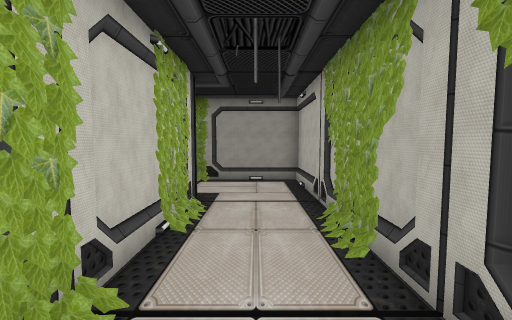
[1] (above)

24 first-person views from a walk through a scene from a Unity 3-D project. The camera is 1.4 m above the floor, tilts 4° down and sees 90° across. The floor is counted in squares, 1 m on a side. Each view is taken from the middle of a square. On the plan, view 1 faces up. The plan holds only what a view shows up to about 13 squares ahead; the rest is blank. The place goes on beyond the plan. The player character is not drawn.

[2]
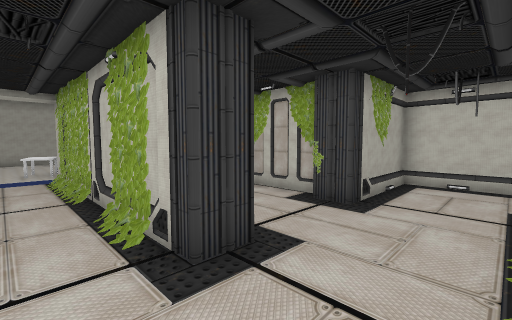

[3]
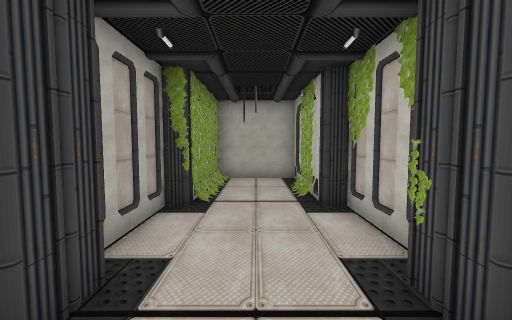

[4]
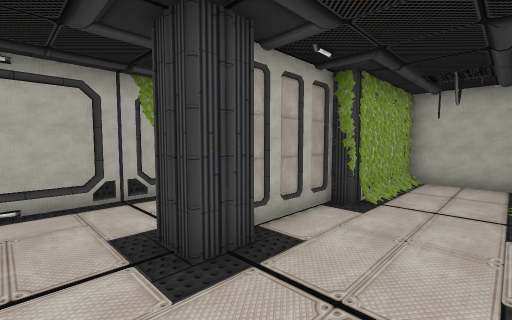

[5]
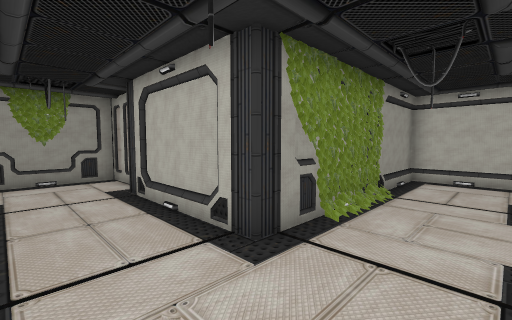

[6]
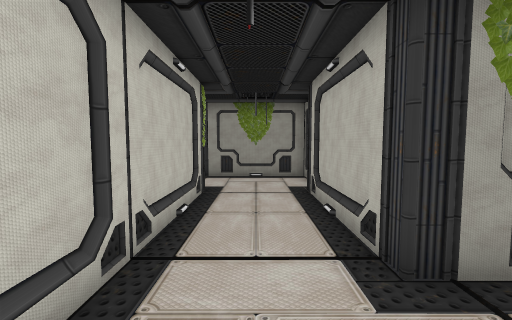

[7]
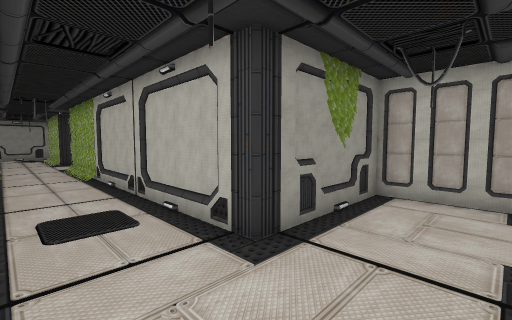

[8]
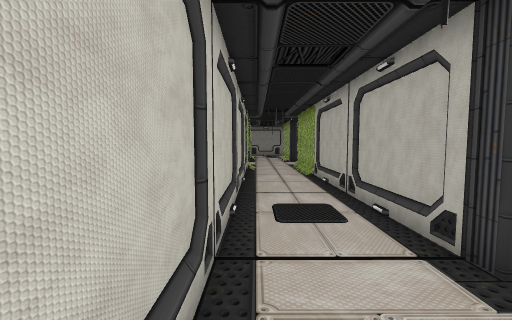

[9]
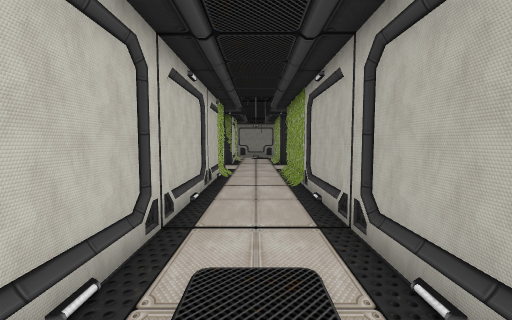

[10]
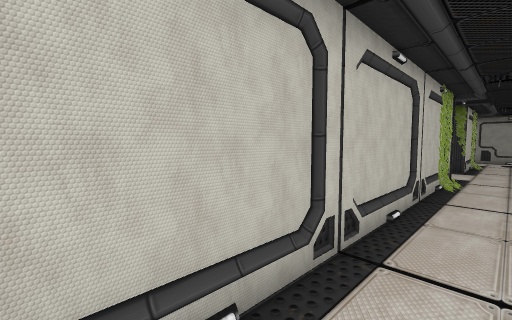

[11]
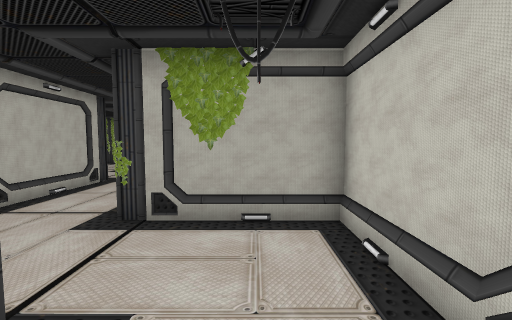

[12]
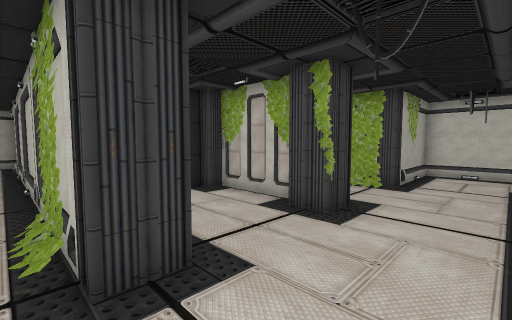

[13]
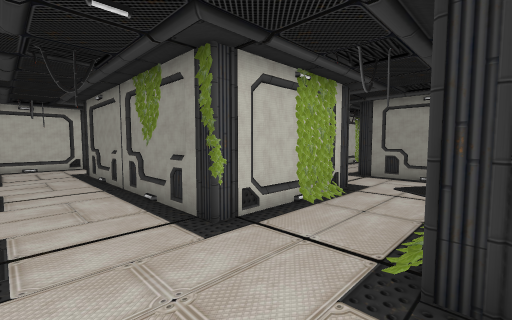

[14]
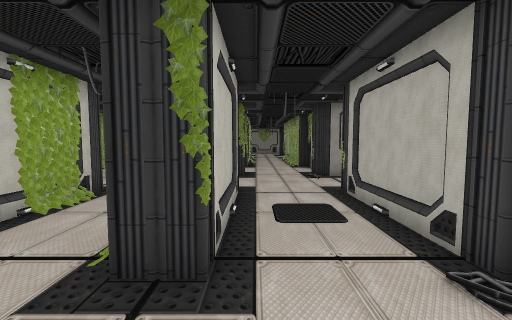

[15]
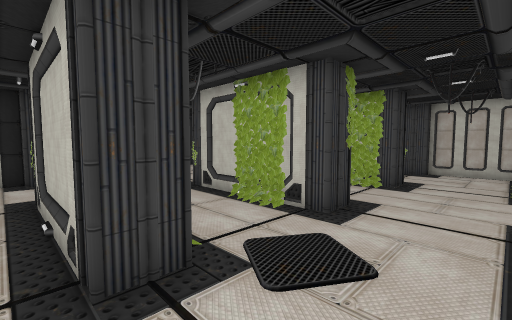

[16]
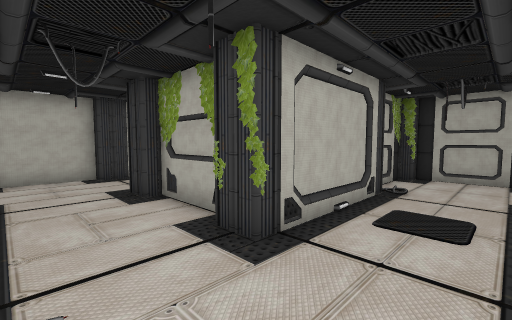

[17]
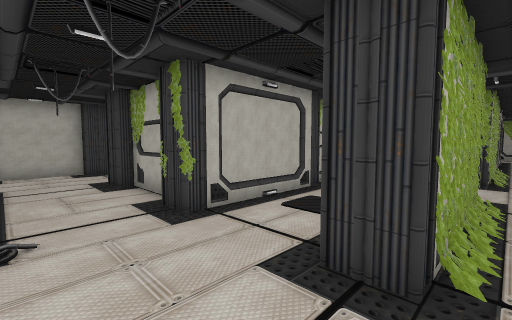

[18]
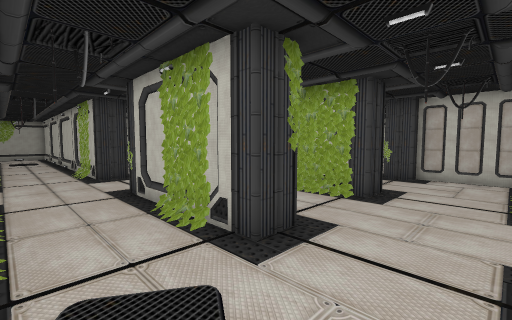

[19]
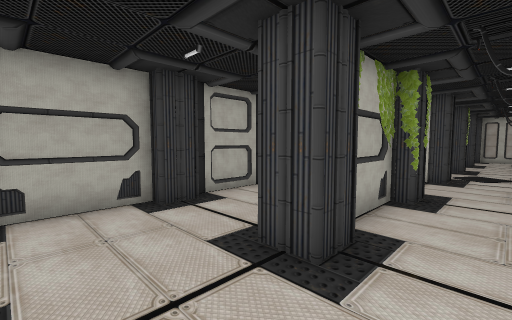

[20]
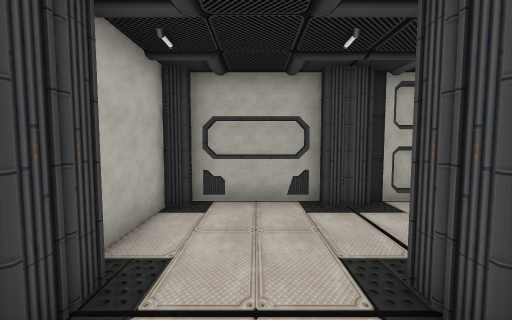

[21]
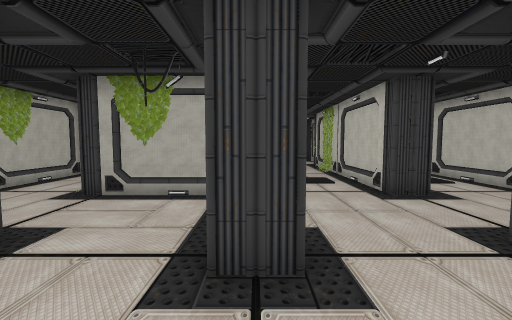

[22]
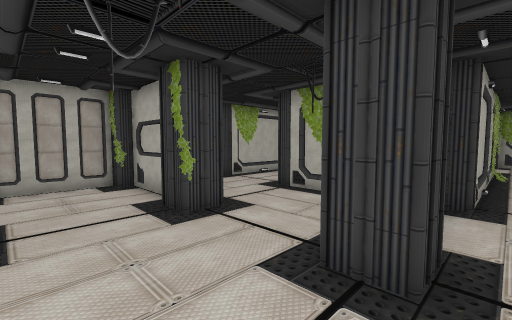

[23]
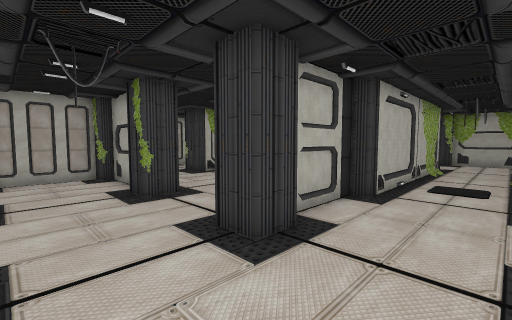

[24]
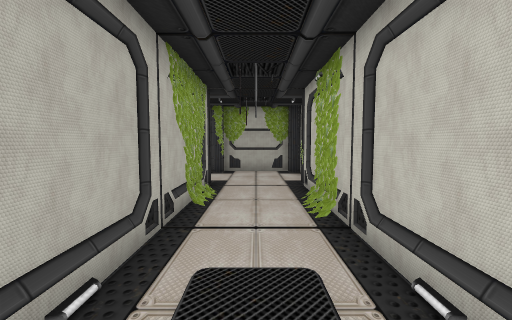

### Floor plan
Key: @ floor where view 1 was taken; # wall or solid block; . floor; / step, stairs or slope; = window, fence, low wall or low ledge.
Columns run from 31 left of view 1 to 2 right of it. Each row starts with its distance up from view 1.
 41          # ...... =......##   ...#
 40          #.......................#
 39          #.......................#
 38          #...#..##../#...#####...#
 37   . .........#.. #../#...#   ....#
 36    ..........##  #..##...#  .....#
 35   ...........##  #..##...# ......#
 34  #...#...#########..##...#########
 33  ....#...................#
 32 .....#...................#
 31 .....#...................#
 30 .#...#####..##...#...#####
 29  #...#   #.. #...#...#
 28  #...#     ..#.. #..##
 27  #...#      .#.. #..##
 26  #...#       ##  #..##
 25  #...#           #...#
 24  #...#           #...#
 23  #...#           #...#
 22  #...#           #...#
 21  #...            #...#
 20  #....           #...#
 19  #....           #...#
 18  #####           #...#####
 17                  #.......#
 16                  #.......#
 15                  #.......#
 14                  #####...#
 13                      #...#
 12                      #...#
 11                      #...#
 10                      #...#########
  9                      #...##......#
  8                      #...........#
  7                      #...........#
  6                      #####...#...#
  5                          #...#...#
  4                          #...#...#
  3                          #...#...#
  2                          #...#...#
  1                          #...#..
  0                          #..###@
 -1                          #..###.
 -2                          #### #

Positions as (right, up) in squares from view 1, and headings:
1: (0, 0), facing up
2: (0, 9), facing down-left
3: (-4, 8), facing down
4: (-5, 8), facing down-right
5: (-9, 7), facing up-right
6: (-8, 7), facing up
7: (-13, 15), facing up-right
8: (-13, 15), facing up
9: (-12, 18), facing up
10: (-12, 19), facing up-left
11: (-12, 19), facing down
12: (-13, 33), facing down-left
13: (-10, 31), facing up-left
14: (-9, 31), facing up
15: (-9, 41), facing down-left
16: (-9, 41), facing down-right
17: (-11, 41), facing down-right
18: (-11, 41), facing down-left
19: (1, 40), facing down-left
20: (0, 40), facing down
21: (-26, 37), facing down
22: (-27, 37), facing down-right
23: (-29, 37), facing down-right
24: (-28, 30), facing down
